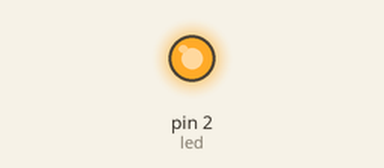
Bench run of a sketch on a simulated Arduino Uno, built with avr-gcc and run on an emulated ATmega328P. On the bench: output pins drawn as LEDs (lit = HIGH).

Above: at 0.1 s.
Timing chart, 0 to 1.6 s (numbered marks = the images above):
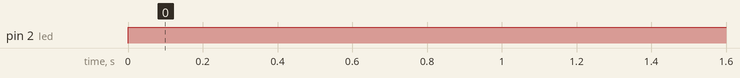

The sketch:

Acendendo_a_LED.ino
```cpp
const int led = 2;
void setup() {
  // put your setup code here, to run once:
  pinMode(led, OUTPUT);
}

void loop() {
  // put your main code here, to run repeatedly:
  digitalWrite(led, HIGH);
  delay(200);
}
```

Measured:
- by itself, pin 2 (led): LOW → HIGH at 0.00 s
